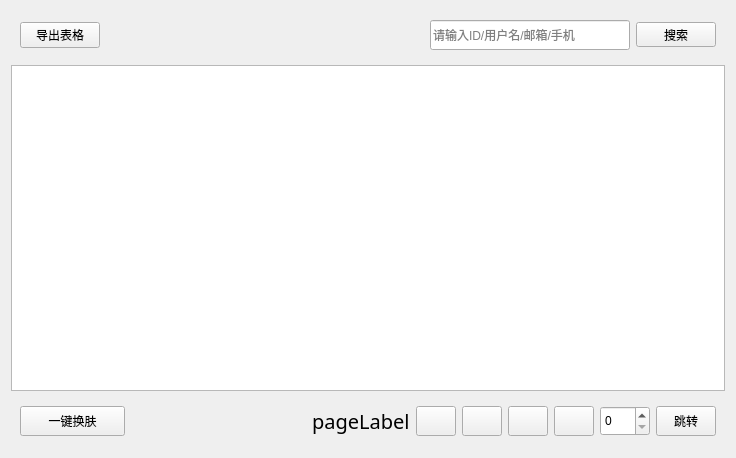
<?xml version="1.0" encoding="UTF-8"?>
<ui version="4.0">
 <class>RoleManagerPage</class>
 <widget class="QWidget" name="RoleManagerPage">
  <property name="geometry">
   <rect>
    <x>0</x>
    <y>0</y>
    <width>736</width>
    <height>458</height>
   </rect>
  </property>
  <property name="windowTitle">
   <string>RoleManagerPage</string>
  </property>
  <layout class="QVBoxLayout" name="verticalLayout">
   <item>
    <widget class="QWidget" name="widget" native="true">
     <layout class="QHBoxLayout" name="horizontalLayout">
      <item>
       <widget class="QPushButton" name="exportBtn">
        <property name="text">
         <string>导出表格</string>
        </property>
       </widget>
      </item>
      <item>
       <spacer name="horizontalSpacer">
        <property name="orientation">
         <enum>Qt::Horizontal</enum>
        </property>
        <property name="sizeHint" stdset="0">
         <size>
          <width>347</width>
          <height>20</height>
         </size>
        </property>
       </spacer>
      </item>
      <item>
       <widget class="QLineEdit" name="searchEdit">
        <property name="minimumSize">
         <size>
          <width>200</width>
          <height>30</height>
         </size>
        </property>
        <property name="maximumSize">
         <size>
          <width>200</width>
          <height>30</height>
         </size>
        </property>
        <property name="placeholderText">
         <string>请输入ID/用户名/邮箱/手机</string>
        </property>
       </widget>
      </item>
      <item>
       <widget class="QPushButton" name="searchBtn">
        <property name="minimumSize">
         <size>
          <width>0</width>
          <height>25</height>
         </size>
        </property>
        <property name="maximumSize">
         <size>
          <width>16777215</width>
          <height>25</height>
         </size>
        </property>
        <property name="text">
         <string>搜索</string>
        </property>
       </widget>
      </item>
     </layout>
    </widget>
   </item>
   <item>
    <widget class="QTableView" name="tableView">
     <property name="minimumSize">
      <size>
       <width>0</width>
       <height>326</height>
      </size>
     </property>
     <property name="maximumSize">
      <size>
       <width>16777215</width>
       <height>326</height>
      </size>
     </property>
    </widget>
   </item>
   <item>
    <widget class="QWidget" name="widget_2" native="true">
     <layout class="QHBoxLayout" name="horizontalLayout_2">
      <item>
       <widget class="QPushButton" name="changeFace2">
        <property name="minimumSize">
         <size>
          <width>105</width>
          <height>30</height>
         </size>
        </property>
        <property name="maximumSize">
         <size>
          <width>105</width>
          <height>30</height>
         </size>
        </property>
        <property name="cursor">
         <cursorShape>PointingHandCursor</cursorShape>
        </property>
        <property name="text">
         <string>一键换肤</string>
        </property>
       </widget>
      </item>
      <item>
       <spacer name="horizontalSpacer_2">
        <property name="orientation">
         <enum>Qt::Horizontal</enum>
        </property>
        <property name="sizeHint" stdset="0">
         <size>
          <width>391</width>
          <height>20</height>
         </size>
        </property>
       </spacer>
      </item>
      <item>
       <widget class="QLabel" name="pageLabel">
        <property name="minimumSize">
         <size>
          <width>0</width>
          <height>30</height>
         </size>
        </property>
        <property name="maximumSize">
         <size>
          <width>16777215</width>
          <height>30</height>
         </size>
        </property>
        <property name="font">
         <font>
          <family>华文行楷</family>
          <pointsize>15</pointsize>
         </font>
        </property>
        <property name="text">
         <string>pageLabel</string>
        </property>
       </widget>
      </item>
      <item>
       <widget class="QPushButton" name="firstPage">
        <property name="minimumSize">
         <size>
          <width>40</width>
          <height>30</height>
         </size>
        </property>
        <property name="maximumSize">
         <size>
          <width>40</width>
          <height>30</height>
         </size>
        </property>
        <property name="text">
         <string/>
        </property>
       </widget>
      </item>
      <item>
       <widget class="QPushButton" name="prePage">
        <property name="minimumSize">
         <size>
          <width>40</width>
          <height>30</height>
         </size>
        </property>
        <property name="maximumSize">
         <size>
          <width>40</width>
          <height>30</height>
         </size>
        </property>
        <property name="text">
         <string/>
        </property>
       </widget>
      </item>
      <item>
       <widget class="QPushButton" name="nextPage">
        <property name="minimumSize">
         <size>
          <width>40</width>
          <height>30</height>
         </size>
        </property>
        <property name="maximumSize">
         <size>
          <width>40</width>
          <height>30</height>
         </size>
        </property>
        <property name="text">
         <string/>
        </property>
       </widget>
      </item>
      <item>
       <widget class="QPushButton" name="lastPage">
        <property name="minimumSize">
         <size>
          <width>40</width>
          <height>30</height>
         </size>
        </property>
        <property name="maximumSize">
         <size>
          <width>40</width>
          <height>30</height>
         </size>
        </property>
        <property name="text">
         <string/>
        </property>
       </widget>
      </item>
      <item>
       <widget class="QSpinBox" name="turnToBox">
        <property name="minimumSize">
         <size>
          <width>50</width>
          <height>30</height>
         </size>
        </property>
        <property name="maximumSize">
         <size>
          <width>50</width>
          <height>30</height>
         </size>
        </property>
       </widget>
      </item>
      <item>
       <widget class="QPushButton" name="turnTo">
        <property name="minimumSize">
         <size>
          <width>60</width>
          <height>30</height>
         </size>
        </property>
        <property name="maximumSize">
         <size>
          <width>60</width>
          <height>30</height>
         </size>
        </property>
        <property name="cursor">
         <cursorShape>PointingHandCursor</cursorShape>
        </property>
        <property name="text">
         <string>跳转</string>
        </property>
       </widget>
      </item>
     </layout>
    </widget>
   </item>
   <item>
    <spacer name="verticalSpacer">
     <property name="orientation">
      <enum>Qt::Vertical</enum>
     </property>
     <property name="sizeHint" stdset="0">
      <size>
       <width>20</width>
       <height>40</height>
      </size>
     </property>
    </spacer>
   </item>
  </layout>
 </widget>
 <resources/>
 <connections/>
</ui>
